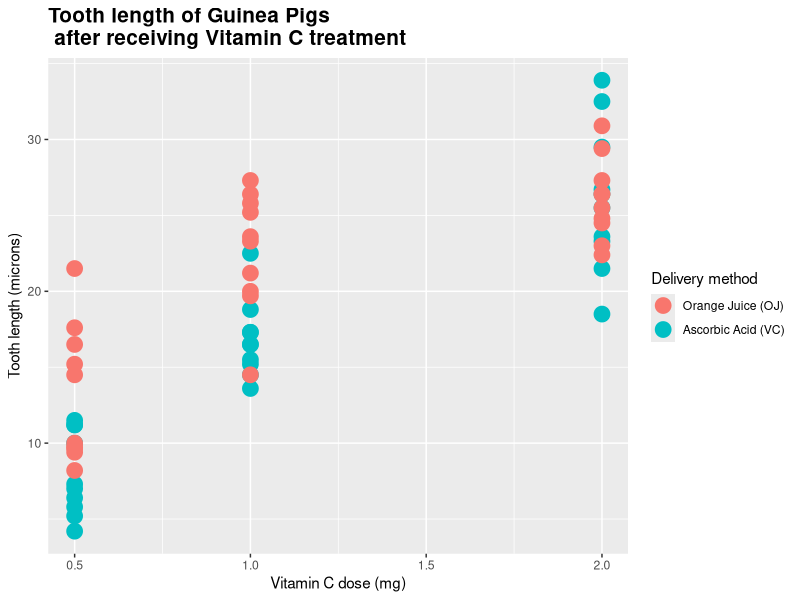
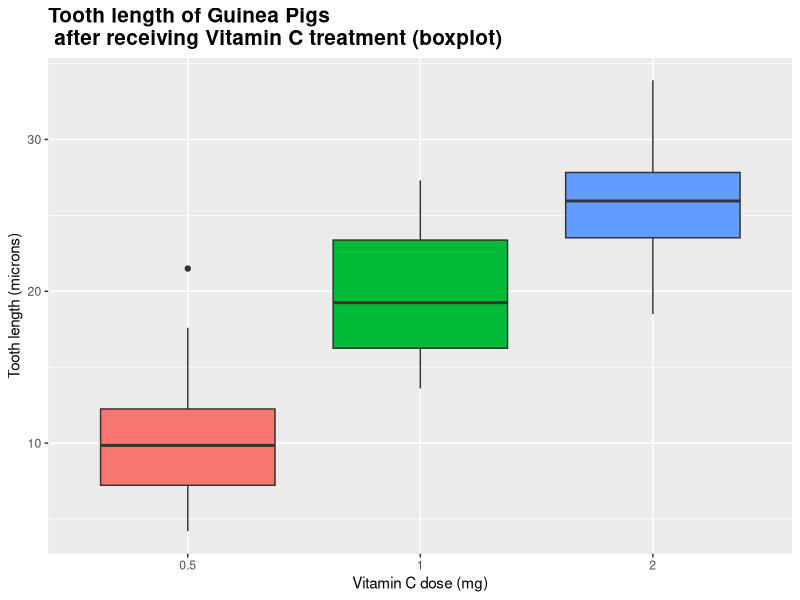
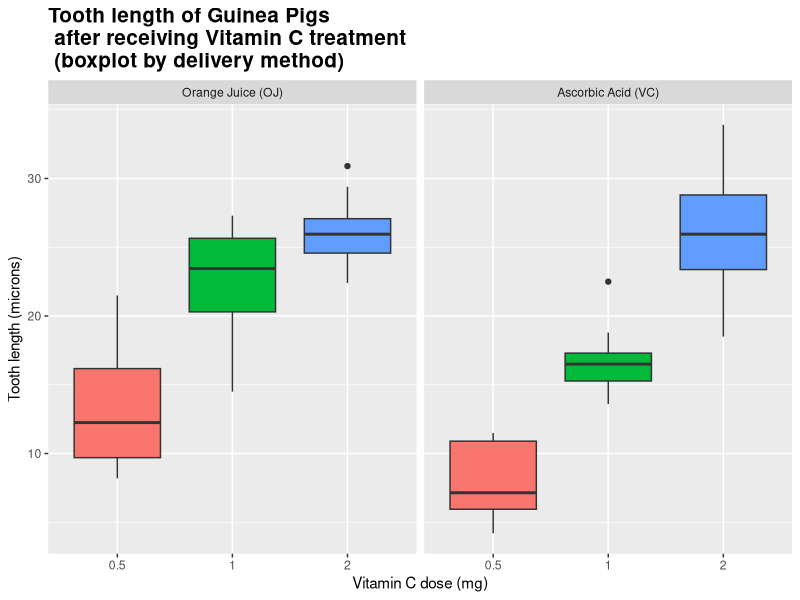
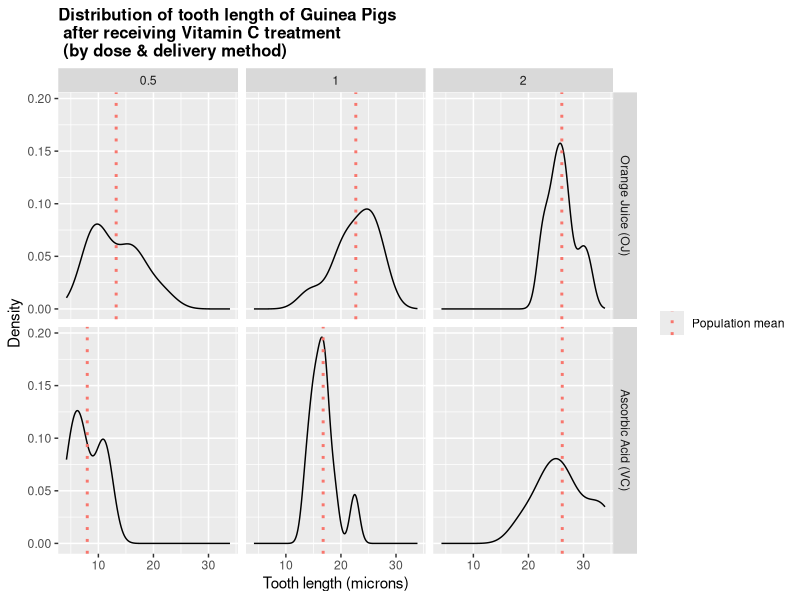

Generate these figures, in order, with R:
## ---- chunk 1
data(ToothGrowth)
TG <- ToothGrowth
## ---- chunk 2
str(TG)
## ---- chunk 3
# Rename factors for meaningful names
levels(TG$supp)[levels(TG$supp)=="OJ"] <- "Orange Juice (OJ)"
levels(TG$supp)[levels(TG$supp)=="VC"] <- "Ascorbic Acid (VC)"

# Using ggplot2 package to create figures
library(ggplot2)

ggplot() + 
geom_point(data = TG,
           aes(x = dose, y= len, color = supp),
           size = 5
           ) +
ylab("Tooth length (microns)") +
xlab("Vitamin C dose (mg)") +
ggtitle("Tooth length of Guinea Pigs\n after receiving Vitamin C treatment") +
theme(plot.title=element_text(face="bold", size=15)) +
guides(color=guide_legend(title="Delivery method")) +
guides(size=FALSE)
## ---- chunk 4
ggplot() +
geom_boxplot(data = TG, aes(x = factor(dose), y= len, fill=factor(dose))) +
ggtitle("Tooth length of Guinea Pigs\n after receiving Vitamin C treatment (boxplot)") +
theme(plot.title=element_text(face="bold", size=15)) +
ylab("Tooth length (microns)") +
xlab("Vitamin C dose (mg)") +
guides(fill=FALSE)
## ---- chunk 5
ggplot() +
geom_boxplot(data = TG, aes(x = factor(dose), y= len, fill=factor(dose))) +
facet_grid(.~supp) + 
ggtitle("Tooth length of Guinea Pigs\n after receiving Vitamin C treatment\n (boxplot by delivery method)") +
theme(plot.title=element_text(face="bold", size=15)) +
ylab("Tooth length (microns)") +
xlab("Vitamin C dose (mg)") +
guides(fill=FALSE)
## ---- chunk 6
TGsum <- cbind(
                aggregate(TG$len, by=list(TG$supp, TG$dose), FUN=mean),
                aggregate(TG$len, by=list(TG$supp, TG$dose), FUN=sd)[3])
colnames(TGsum) <- c("supp","dose","Mean","StandardDeviation")
## ---- chunk 7
ggplot() +
geom_density(data=TG, aes(x=len)) +
geom_vline(data=TGsum, 
           aes(x=Mean, xintercept=Mean, color="red"), 
           linetype=3, 
           size=1, 
           show_guide=TRUE) +
facet_grid(supp ~ dose) +
ylab("Density") +
xlab("Tooth length (microns)") +
ggtitle("Distribution of tooth length of Guinea Pigs\n after receiving Vitamin C treatment\n (by dose & delivery method)") +
theme(plot.title=element_text(face="bold", size=12)) +
guides(color=guide_legend(title=NULL)) +
scale_colour_discrete(labels="Population mean")
## ---- chunk 8
# Separating groups
OJ05 <- TG[TG$supp=="Orange Juice (OJ)" & TG$dose==0.5,1]
OJ1 <- TG[TG$supp=="Orange Juice (OJ)" & TG$dose==1,1]
OJ2 <- TG[TG$supp=="Orange Juice (OJ)" & TG$dose==2,1]
VC05 <- TG[TG$supp=="Ascorbic Acid (VC)" & TG$dose==0.5,1]
VC1 <- TG[TG$supp=="Ascorbic Acid (VC)" & TG$dose==1,1]
VC2 <- TG[TG$supp=="Ascorbic Acid (VC)" & TG$dose==2,1]

# Getting test statistics
t.test(VC05, OJ05, paired = FALSE, var.equal = FALSE)
t.test(VC1, OJ1, paired = FALSE, var.equal = FALSE)
t.test(VC2, OJ2, paired = FALSE, var.equal = FALSE)
